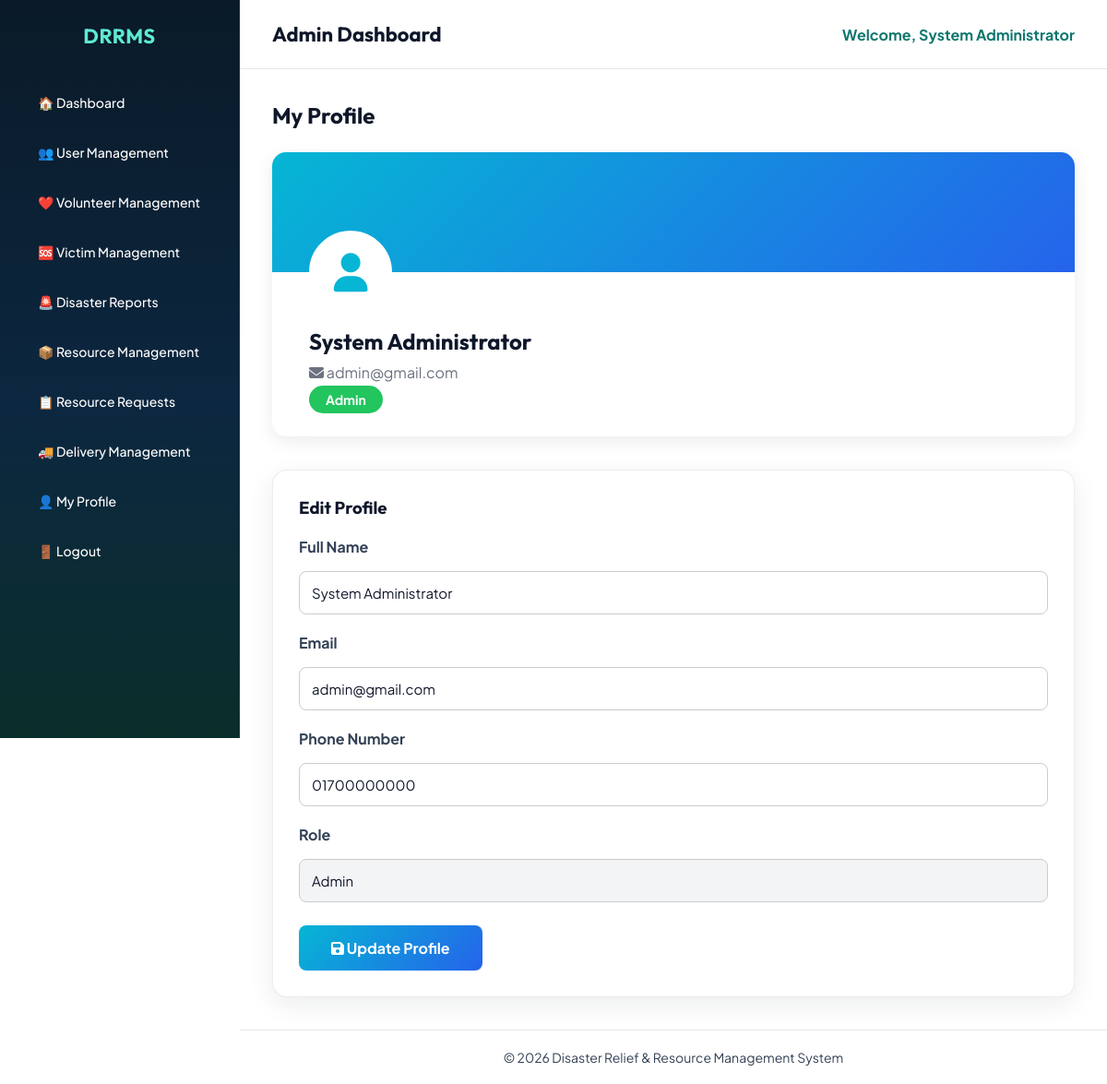
The app's page /admin/profile.php (signed in) with its own data.
### tables this page shows
CREATE TABLE `users` (
  `user_id` int(11) NOT NULL,
  `name` varchar(100) NOT NULL,
  `email` varchar(100) NOT NULL,
  `phone` varchar(20) NOT NULL,
  `address` text NOT NULL,
  `password` varchar(255) NOT NULL,
  `registration_date` date NOT NULL,
  `nid_number` varchar(20) NOT NULL,
  `role` enum('Admin','Volunteer','Victim') NOT NULL
);

### admin/profile.php (the view, shortened to what this page needs)
<?php
include("../config/database.php");
$user_id = $_SESSION['user_id'];
$getUser = mysqli_query($conn,"
SELECT *
FROM users
WHERE user_id='$user_id'
");
$user = mysqli_fetch_assoc($getUser);
?>
<!DOCTYPE html>
<html lang="en">
<head>
<link rel="stylesheet" href="../css/admin.css">
<link rel="stylesheet"
href="https://cdnjs.cloudflare.com/ajax/libs/font-awesome/6.7.2/css/all.min.css">
</head>
<body>
<div class="dashboard">
<?php include("../includes/admin_sidebar.php"); ?>
<div class="main-content">
<?php include("../includes/admin_header.php"); ?>
<div class="content">
<h2 style="margin-bottom:25px;">
My Profile
</h2>
<div style="background:white;
border-radius:15px;
box-shadow:0 5px 20px rgba(0,0,0,.08);
overflow:hidden;
margin-bottom:30px;">
<div style="background:linear-gradient(135deg,#06B6D4,#2563EB);
height:130px;
position:relative;">
<div style="
position:absolute;
left:40px;
bottom:-45px;
width:90px;
height:90px;
background:white;
border-radius:50%;
display:flex;
align-items:center;
justify-content:center;
border:5px solid white;">
<i class="fa-solid fa-user"
style="font-size:42px;color:#06B6D4;"></i>
</div>
</div>
<div style="padding:60px 40px 30px;">
<h2 style="margin:0;">
<?php echo $user['name']; ?>
</h2>
<p style="color:#6b7280;
margin:8px 0;">
<i class="fa-solid fa-envelope"></i>
<?php echo $user['email']; ?>
</p>
<span style="
background:#22C55E;
color:white;
padding:6px 18px;
border-radius:30px;
font-size:14px;
font-weight:bold;">
<?php echo $user['role']; ?>
</span>
</div>
</div>
<div class="table-box">
<h3 style="margin-bottom:20px;">
Edit Profile
</h3>
<form method="POST">
<label><b>Full Name</b></label>
<input
type="text"
name="name"
value="<?php echo $user['name']; ?>"
required
style="width:100%;
padding:13px;
margin:10px 0 20px;
border:1px solid #ccc;
border-radius:8px;">
<label><b>Email</b></label>
<input
type="email"
name="email"
value="<?php echo $user['email']; ?>"
required
style="width:100%;
padding:13px;
margin:10px 0 20px;
border:1px solid #ccc;
border-radius:8px;">
<label><b>Phone Number</b></label>
<input
type="text"
name="phone"
value="<?php echo $user['phone']; ?>"
required
style="width:100%;
padding:13px;
margin:10px 0 20px;
border:1px solid #ccc;
border-radius:8px;">
<label><b>Role</b></label>
<input
type="text"
value="<?php echo $user['role']; ?>"
readonly
style="width:100%;
padding:13px;
margin:10px 0 25px;
background:#F3F4F6;
border:1px solid #ccc;
border-radius:8px;">
<button
type="submit"
name="update_profile"
style="
background:linear-gradient(135deg,#06B6D4,#2563EB);
color:white;
border:none;
padding:14px 35px;
border-radius:8px;
font-size:16px;
font-weight:bold;
cursor:pointer;
transition:.3s;">
<i class="fa-solid fa-floppy-disk"></i>
Update Profile
</button>
</form>
</div>
</div>
<?php include("../includes/admin_footer.php"); ?>
</div>
</div>
</body>
</html>

### css/admin.css (style rules this page uses)
:root { --bg-page:#eef4f7; --bg-deep:#061018; --bg-sidebar:#0a1a28; --primary:#14b8a6; --primary-deep:#0f766e; --accent:#f97316; --text:#0f172a; --muted:#64748b; --white:#ffffff; --border:rgba(15,23,42,.08); --gradient-primary:linear-gradient(135deg, #14b8a6 0%, #0e7490 100%); --gradient-accent:linear-gradient(135deg, #f97316 0%, #dc2626 100%); --gradient-sidebar: linear-gradient(180deg, #0a1a28 0%, #0c2740 55%, #0a2e2a 100%); --shadow:0 8px 28px rgba(15,23,42,.08); --font-display:'Outfit',sans-serif; --font-body:'Plus Jakarta Sans',sans-serif; }
* { margin:0; padding:0; box-sizing:border-box; font-family:var(--font-body); }
body { background:#ffffff; color:var(--text); }
h1,h2,h3,.sidebar h2 { font-family:var(--font-display); }
.dashboard { display:flex; min-height:100vh; background:#ffffff; }
.main-content { margin-left:260px; width:calc(100% - 260px); min-height:100vh; background:#ffffff; display:flex; flex-direction:column; }
.content { padding:35px; background:#ffffff; color:#0f172a; flex:1 0 auto; }
.content h2 { color:#0f172a; }
.table-box { margin-top:36px; background:var(--white); border-radius:16px; padding:28px; border:1px solid var(--border); box-shadow:var(--shadow); }
.content form input, .content form select, .content form textarea, .table-box form input, .table-box form select, .table-box form textarea { border:1px solid #dbe4ea; border-radius:10px; padding:11px 14px; font-family:var(--font-body); outline:none; transition:.2s; }
.content form button, .table-box button, a.btn, .btn { background:var(--gradient-primary); color:white; border:none; border-radius:10px; padding:11px 18px; cursor:pointer; font-weight:600; font-family:var(--font-body); text-decoration:none; display:inline-block; transition:.25s; }
.table-box label { display:block; margin-bottom:6px; color:#334155; }
.table-box input, .table-box textarea, .table-box select { width:100%; margin:0 0 18px; padding:13px 14px; border:1px solid #dbe4ea; border-radius:10px; font-family:var(--font-body); font-size:15px; color:#0f172a; background:#ffffff; outline:none; }
.table-box button[type="submit"], .content form button[type="submit"] { background:var(--gradient-primary); color:#ffffff; border:none; border-radius:10px; padding:14px 28px; font-size:15px; font-weight:600; cursor:pointer; }

### records on screen
users: name "System Administrator", email "admin@gmail.com", role "Admin", phone "01700000000"

### other values on screen
$_SESSION['name'] "System Administrator"
